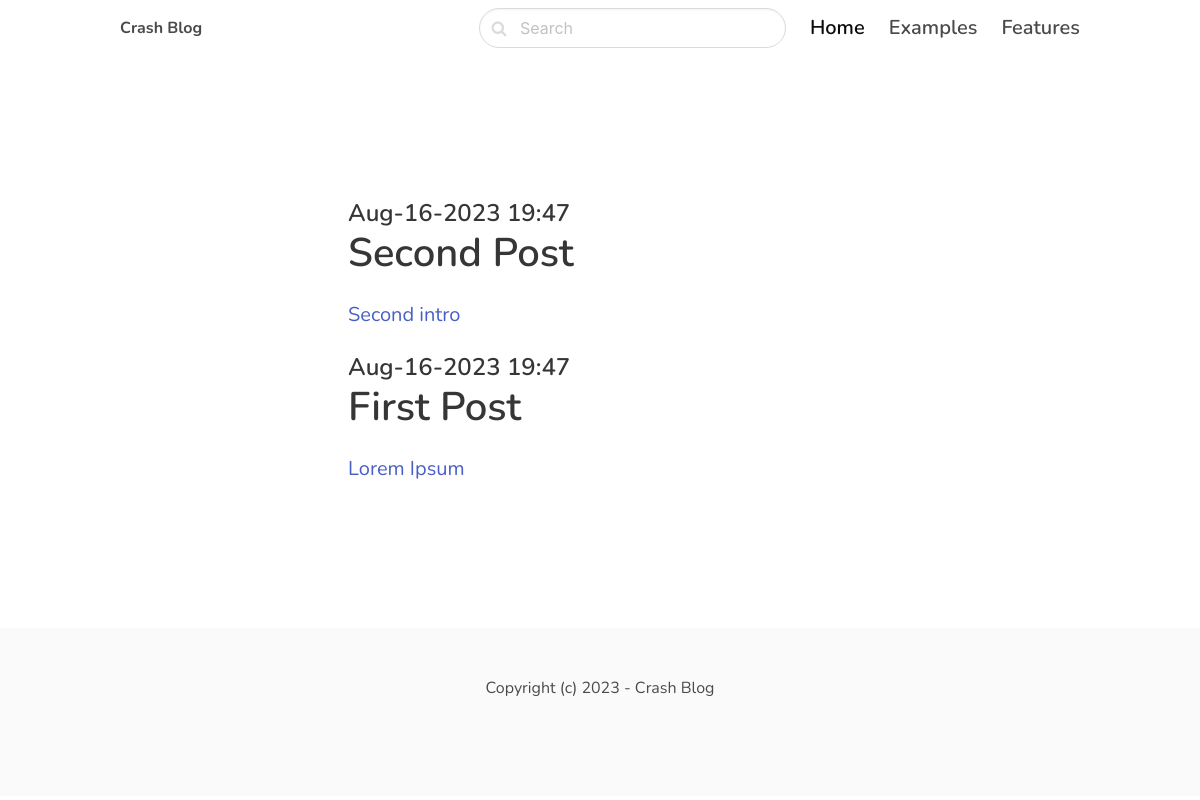
Before: / with the older database file.
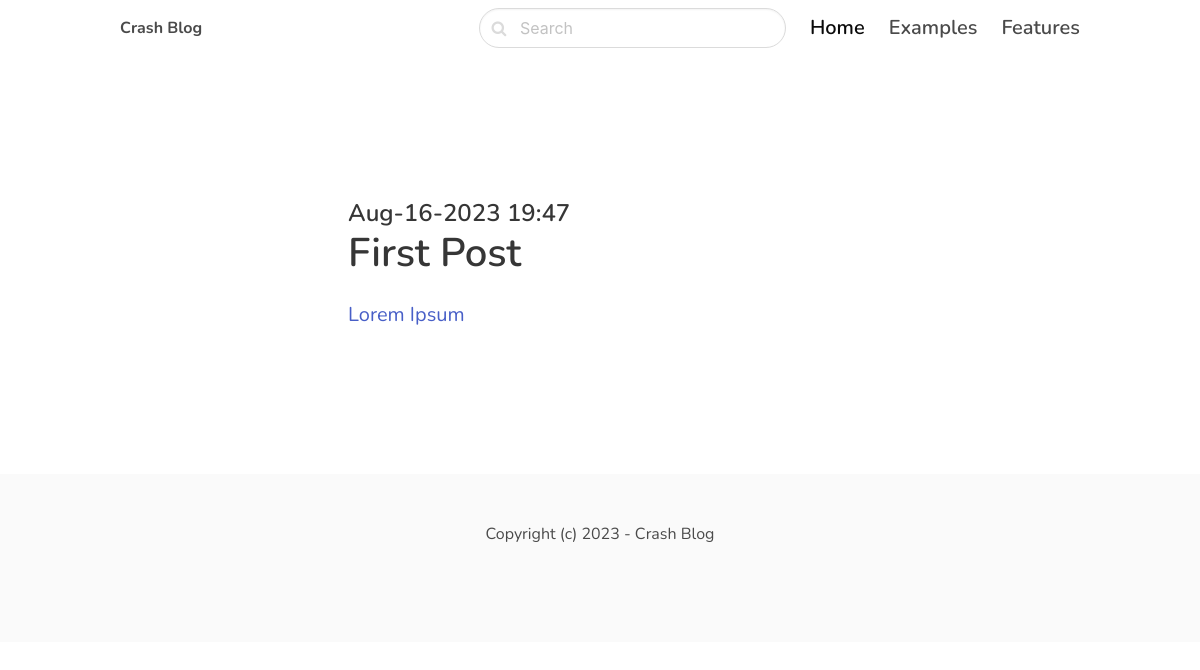
After: the same page with the newer database file.
### blog/models.py (models this page shows, shortened)
class Post(models.Model):
    category = models.ForeignKey(Category, related_name='posts', on_delete=models.CASCADE)
    title = models.CharField(max_length=255)
    slug = models.SlugField()
    intro = models.TextField()
    body = models.TextField()
    created_at = models.DateTimeField(auto_now_add=True)
    class Meta:
        ordering = ("-created_at",)

### core/views.py (the view)
# urls.py: path('', frontpage, name='frontpage'),
def frontpage(request):
    posts = Post.objects.all()
    return render(request, 'core/frontpage.html', {'posts':posts})

### core/templates/core/frontpage.html (shortened to what this page needs)
{% extends 'core/base.html' %}
{% block content %}
    <section class="hero">
        <div class="hero-body">
            <div class="container">
                <section class="section">
                    <div class="columns">
                        <div class="column is-8 is-offset-2">
                            {% for post in posts %}
                            <div class="content is-medium">
                                <a href="{% url 'post_detail' post.slug %}">
                                <h2 class="subtitle is-4">{{ post.created_at | date:'M-d-Y H:i' }}</h2>
                                <h1 class="title">{{post.title}}</h1>
                                <p>{{ post.intro }}</p>
                                </a>
                            </div>
                            {% endfor %}
                        </div>
                    </div>
                    </section>
            </div>
        </div>
    </section>
{% endblock %}

### core/templates/core/base.html (shortened to what this page needs)
<!DOCTYPE html>
<html lang="en">
<head>
    <link rel="stylesheet" href="https://unpkg.com/bulma@0.9.4/css/bulma.min.css"/>
 <link href="https://stackpath.bootstrapcdn.com/font-awesome/4.7.0/css/font-awesome.min.css" rel="stylesheet"
>
</head>
<body>
<nav class="navbar">
    <div class="container">
        <div class="navbar-brand">
            <a class="navbar-item" href="../">
                <strong>Crash Blog</strong>
            </a>
        </div>
        <div id="navbarMenu" class="navbar-menu">
            <div class="navbar-end">
                <div class=" navbar-item">
                    <div class="control has-icons-left">
                        <input class="input is-rounded" type="text" placeholder="Search">
                        <span class="icon is-left">
              </span>
                    </div>
                </div>
                <a class="navbar-item is-active is-size-5 has-text-weight-semibold">
                    Home
                </a>
                <a class="navbar-item is-size-5 has-text-weight-semibold">
                    Examples
                </a>
                <a class="navbar-item is-size-5 has-text-weight-semibold">
                    Features
                </a>
            </div>
        </div>
    </div>
</nav>
<section class="section">
<div class="container">
    {% block content %}
{% endblock %}
</div>
</section>
<footer class="footer">
    <div class="content has-text-centered">
      <p>
        Copyright (c)  2023 - Crash Blog
      </p>
    </div>
</footer>
</body>
</html>

### core/templates/core/base.html (style rules this page uses)
body { font-family: 'Nunito', sans-serif; }
nav.navbar { height: 6rem !important; box-shadow: 0 1px 3px 0 rgba(0, 0, 0, .1), 0 1px 2px 0 rgba(0, 0, 0, .06) !important; }

Changed rows visible on the page:
removed Post: created_at "Aug-16-2023 19:47", title "Second Post", intro "Second intro"
